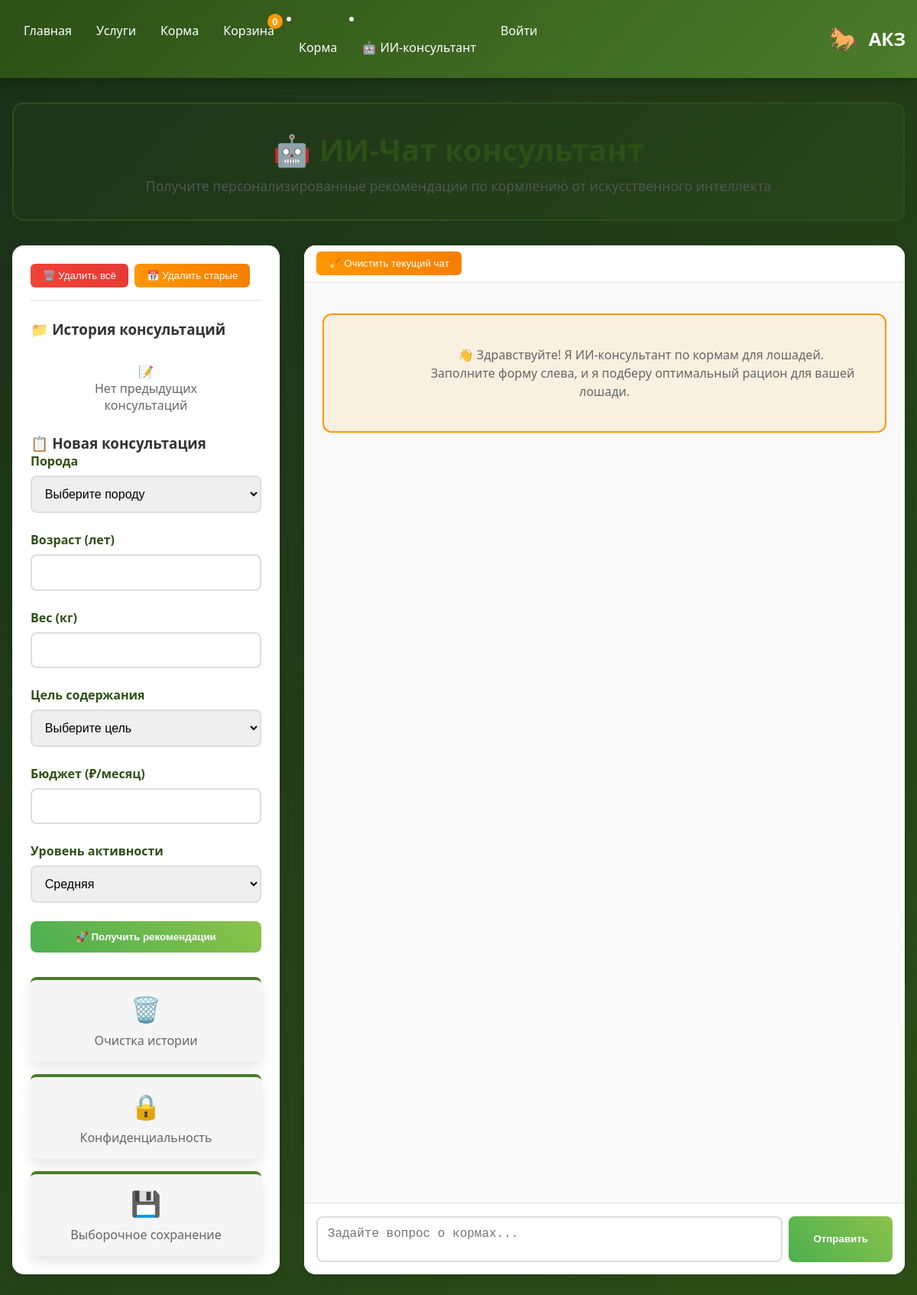
The page /food/ai-chat/ (signed in) on the database as committed earlier.
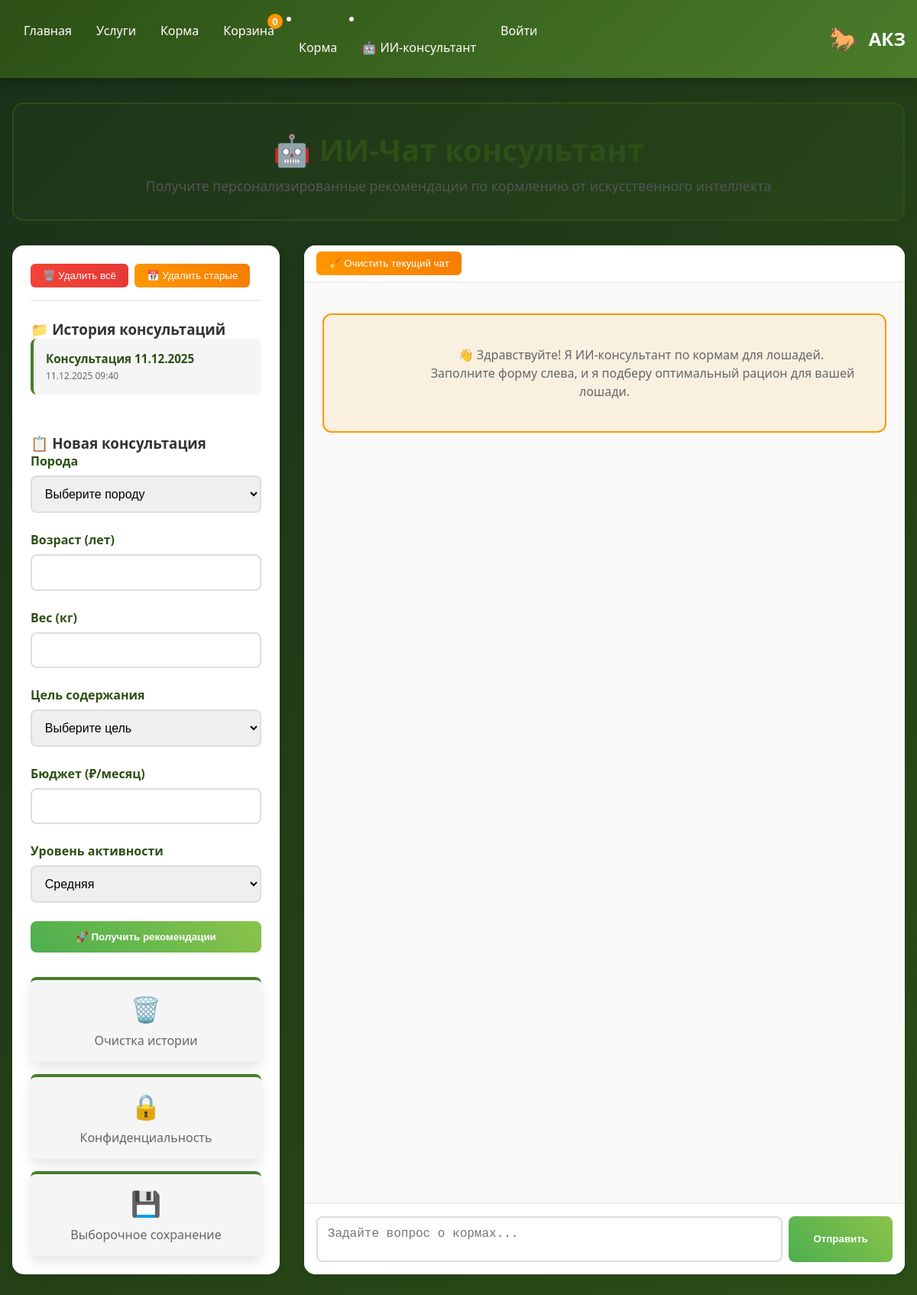
The same page on the database as committed later.
### food/models.py (models this page shows, shortened)
class AIChatSession(models.Model):
    id = models.UUIDField(primary_key=True, default=uuid.uuid4, editable=False)
    user = models.ForeignKey(User, on_delete=models.CASCADE,
                           related_name='ai_chat_sessions', verbose_name="Пользователь")
    title = models.CharField(max_length=200, verbose_name="Название сессии", default="Консультация")
    horse_data = models.JSONField(default=dict, verbose_name="Данные о лошади")
    created_at = models.DateTimeField(auto_now_add=True)
    updated_at = models.DateTimeField(auto_now=True)
    class Meta:
        verbose_name = 'Сессия чата с ИИ'
        verbose_name_plural = 'Сессии чата с ИИ'
        ordering = ['-updated_at']

### food/views.py (the view)
# urls.py: path('ai-chat/', views.ai_chat, name='ai_chat'),
@login_required
def ai_chat(request):
    sessions = AIChatSession.objects.filter(user=request.user)
    recent_recommendations = Recommendation.objects.filter(
        consultationhistory__user=request.user
    ).order_by('-created_at')[:5]
    context = {
        'sessions': sessions,
        'recent_recommendations': recent_recommendations,
        'breed_choices': Recommendation.BREED_CHOICES,
        'purpose_choices': Recommendation.PURPOSE_CHOICES,
        'budget_choices': Recommendation.BUDGET_CHOICES,
    }
    return render(request, 'food/ai_chat.html', context)

### food/templates/food/ai_chat.html (shortened to what this page needs)
{% extends 'main/base.html' %}
{% load static %}
{% block content %}
<div class="ai-chat-container">
    <div class="chat-header">
        <h1>🤖 ИИ-Чат консультант</h1>
        <p>Получите персонализированные рекомендации по кормлению от искусственного интеллекта</p>
    </div>
    <div class="chat-layout">
        <div class="sidebar">
            <div class="history-controls">
                <button class="btn-history btn-danger" onclick="showDeleteAllModal()">
                    🗑️ Удалить всё
                </button>
                <button class="btn-history btn-warning" onclick="showDeleteOldModal()">
                    📅 Удалить старые
                </button>
            </div>
            <div class="session-list">
                <h3>📁 История консультаций</h3>
                {% if sessions %}
                    {% for session in sessions %}
                    <div class="session-item" data-session-id="{{ session.id }}">
                        <div class="session-title">{{ session.title }}</div>
                        <div class="session-date">{{ session.created_at|date:"d.m.Y H:i" }}</div>
                    </div>
                    {% endfor %}
                {% else %}
                    <div class="empty-state">
                        <div>📝</div>
                        <p>Нет предыдущих консультаций</p>
                    </div>
                {% endif %}
            </div>
            <h3>📋 Новая консультация</h3>
            <form id="horseForm">
                <div class="form-group">
                    <label for="breed">Порода</label>
                    <select id="breed" required>
                        <option value="">Выберите породу</option>
                    </select>
                </div>
                <div class="form-group">
                    <label for="age">Возраст (лет)</label>
                    <input type="number" id="age" min="0" max="40" required>
                </div>
                <div class="form-group">
                    <label for="weight">Вес (кг)</label>
                    <input type="number" id="weight" min="100" max="1000" required>
                </div>
                <div class="form-group">
                    <label for="purpose">Цель содержания</label>
                    <select id="purpose" required>
                        <option value="">Выберите цель</option>
                    </select>
                </div>
                <div class="form-group">
                    <label for="budget">Бюджет (₽/месяц)</label>
                    <input type="number" id="budget" min="1000" max="100000" required>
                </div>
                <div class="form-group">
                    <label for="activity_level">Уровень активности</label>
                    <select id="activity_level">
                        <option value="medium" selected>Средняя</option>
                    </select>
                </div>
                <button type="submit" class="btn btn-primary" id="submitBtn">
                    🚀 Получить рекомендации
                </button>
            </form>
            <div class="ai-features">
                <div class="feature-card">
                    <div class="feature-icon">🗑️</div>
                    <p>Очистка истории</p>
                </div>
                <div class="feature-card">
                    <div class="feature-icon">🔒</div>
                    <p>Конфиденциальность</p>
                </div>
                <div class="feature-card">
                    <div class="feature-icon">💾</div>
                    <p>Выборочное сохранение</p>
                </div>
            </div>
        </div>
        <div class="chat-window">
            <div class="chat-controls">
                <button class="btn-clear-chat" onclick="clearCurrentChat()">
                    🧹 Очистить текущий чат
                </button>
            </div>
            <div class="chat-messages" id="chatMessages">
                <div class="message system">
                    <div class="message-content">
                        👋 Здравствуйте! Я ИИ-консультант по кормам для лошадей.
                        Заполните форму слева, и я подберу оптимальный рацион для вашей лошади.
                    </div>
                </div>
            </div>
            <div class="chat-input-area">
                <textarea
                    class="chat-input"
                    id="chatInput"
                    placeholder="Задайте вопрос о кормах..."
                    rows="2"
                ></textarea>
                <button class="btn-send" id="sendBtn">
                    Отправить
                </button>
            </div>
        </div>
    </div>
</div>
{% endblock %}

### main/templates/main/base.html (shortened to what this page needs)
<!DOCTYPE html>
<html lang="ru">
<head>
    {% load static %}
    <link rel="stylesheet" href="{% static 'css/styles.css' %}">
</head>
<body>
    {% include 'main/partials/header.html' %}
    <div class="main-content" id="mainContent">
        {% block content %}{% endblock %}
    </div>
</body>
</html>

### main/templates/main/partials/header.html (shortened to what this page needs)
<header>
    <div class="container header-content">
        <div class="navbar">
            <div class="drop">
                <div class="nav-list" id="navMenu">
                    <a href="{% url 'index' %}" class="nav-link">Главная</a>
                    <a href="{% url 'horses_list' %}" class="nav-link">Услуги</a>
                    <a href="{% url 'food_list' %}" class="nav-link">Корма</a>
                    <a href="{% url 'cart' %}" class="nav-link">
                        Корзина
                        <span class="cart-count" id="cartCount">0</span>
                    </a>
                    <li><a href="{% url 'food_list' %}" class="nav-link">Корма</a></li>
<li><a href="{% url 'ai_chat' %}" class="nav-link">🤖 ИИ-консультант</a></li>
                    <a href="#" class="nav-link" id="profileLink">
                    </a>
                </div>
            </div>
        </div>
        <div class="logo">
            <span class="logo-icon">🐎</span>
            <h1>АКЗ</h1>
        </div>
    </div>
</header>

### static/css/styles.css (style rules this page uses)
* { margin: 0; padding: 0; box-sizing: border-box; }
body { font-family: 'Segoe UI', Tahoma, Geneva, Verdana, sans-serif; background: linear-gradient(135deg, #1a2f1a, #2d5016); min-height: 100vh; color: #333; scroll-behavior: smooth; }
.container { max-width: 1200px; margin: 0 auto; padding: 0 15px; }
header { background: linear-gradient(135deg, #2d5016, #4a7c2a); color: white; padding: 0.8rem 0; box-shadow: 0 2px 20px rgba(0,0,0,0.3); position: sticky; top: 0; z-index: 1000; }
.header-content { display: flex; justify-content: space-between; align-items: center; }
.logo { display: flex; align-items: center; gap: 12px; margin-left: auto; }
.logo-icon { font-size: 2rem; }
.logo h1 { font-size: 1.5rem; font-weight: 700; white-space: nowrap; }
.navbar { display: flex; }
.nav-list { display: flex; }
.nav-list a { display: block; padding: 1em; text-decoration: none; color: white; font-weight: 500; transition: all 0.3s ease; position: relative; }
.cart-count { position: absolute; top: 5px; right: 5px; background: #ff9800; color: white; border-radius: 50%; width: 20px; height: 20px; font-size: 0.8rem; display: flex; align-items: center; justify-content: center; font-weight: 700; }
.main-content { transition: filter 0.3s ease; min-height: 100vh; padding-bottom: 2rem; }
.feature-card { background: rgba(255, 255, 255, 0.95); padding: 2rem; border-radius: 1rem; text-align: center; box-shadow: 0 0.5rem 1rem rgba(0, 0, 0, 0.1); transition: transform 0.3s ease; }
.feature-icon { font-size: 3rem; margin-bottom: 1rem; }
.feature-card p { color: #666; line-height: 1.5; }
.form-group { margin-bottom: 1rem; }
.form-group label { display: block; margin-bottom: 0.5rem; font-weight: 600; color: #2d5016; }
.form-group input { width: 100%; padding: 0.8rem; border: 2px solid #e0e0e0; border-radius: 0.5rem; font-size: 1rem; transition: all 0.3s ease; }

Rows that differ between the two databases and show on the page:
added AIChatSession: title "Консультация 11.12.2025", created_at "11.12.2025 09:40"
Other text that changed with them:
text no longer shown: "📝 Нет предыдущих консультаций"
